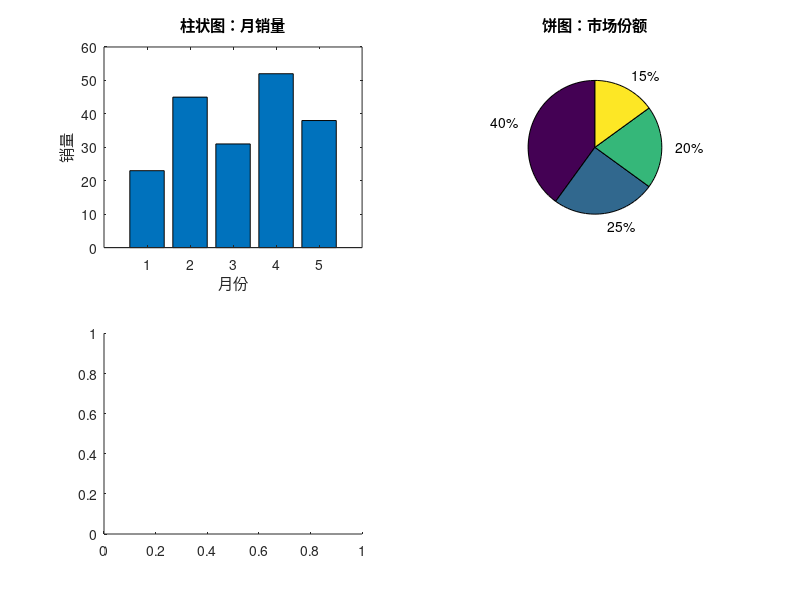

Write the MATLAB code that produced this figure. (Note: this script raises an error after producing the figure.)
% 示例 8：子图画廊
% 用 subplot(2,2,k) 在一个窗口中排列 4 种常见图表
rng(42);                         % 固定随机种子，保证结果可重复
figure;
% 1. 柱状图
subplot(2, 2, 1);
sales = [23 45 31 52 38];
bar(sales);
title('柱状图：月销量');
xlabel('月份'); ylabel('销量');
% 2. 饼图
subplot(2, 2, 2);
share = [40 25 20 15];
pie(share);
title('饼图：市场份额');
% 3. 直方图：标准正态分布随机数
subplot(2, 2, 3);
r = randn(1000, 1);
histogram(r, 20);
title('直方图：randn');
% 4. 散点图
subplot(2, 2, 4);
xs = rand(1, 50);
ys = 2 * xs + 0.3 * randn(1, 50);
scatter(xs, ys, 'filled');
title('散点图'); xlabel('x'); ylabel('y');
% 打印随机样本的统计量
fprintf('randn 样本均值 = %.3f，标准差 = %.3f\n', mean(r), std(r));
